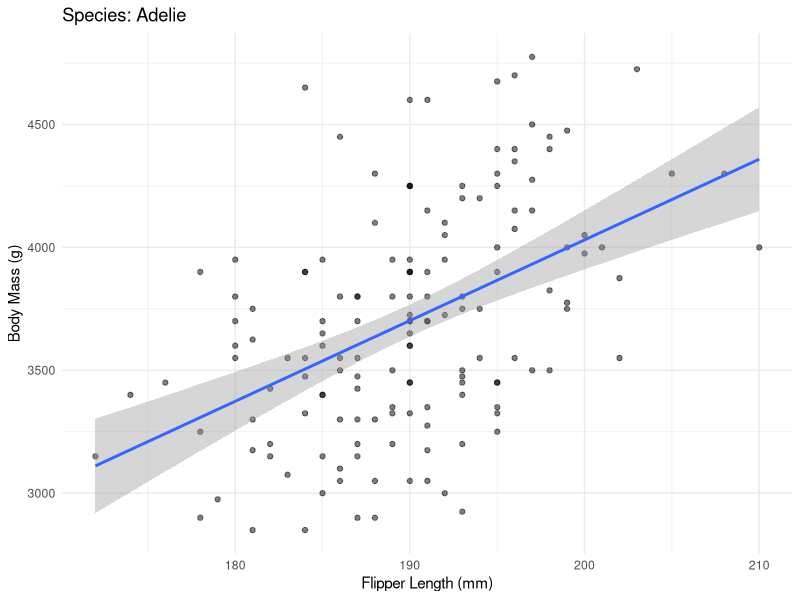
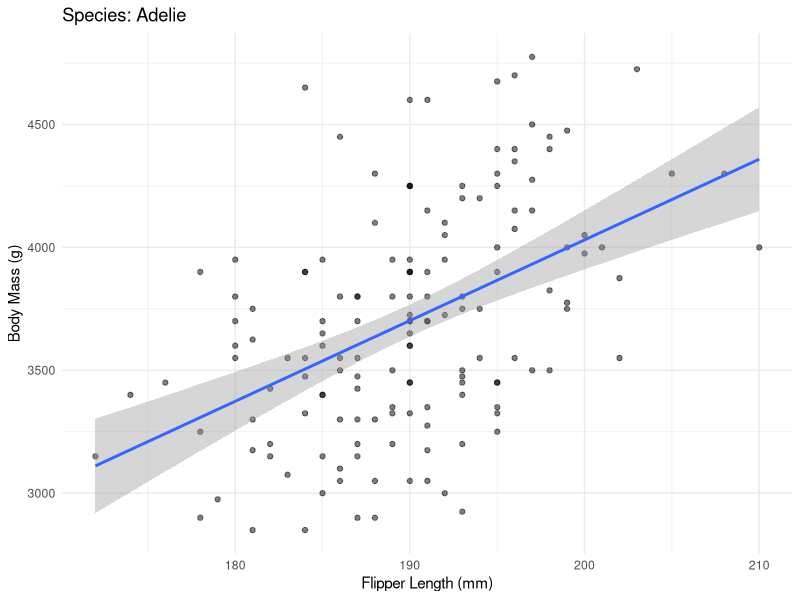
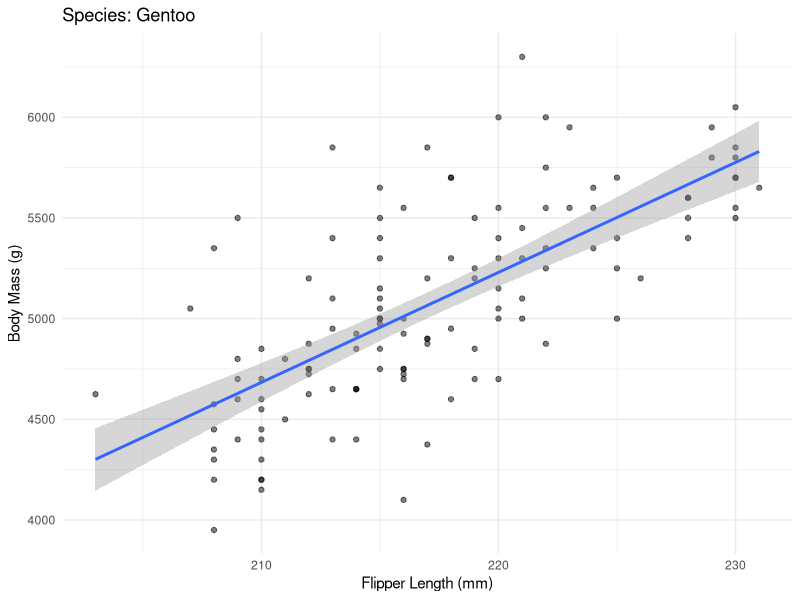
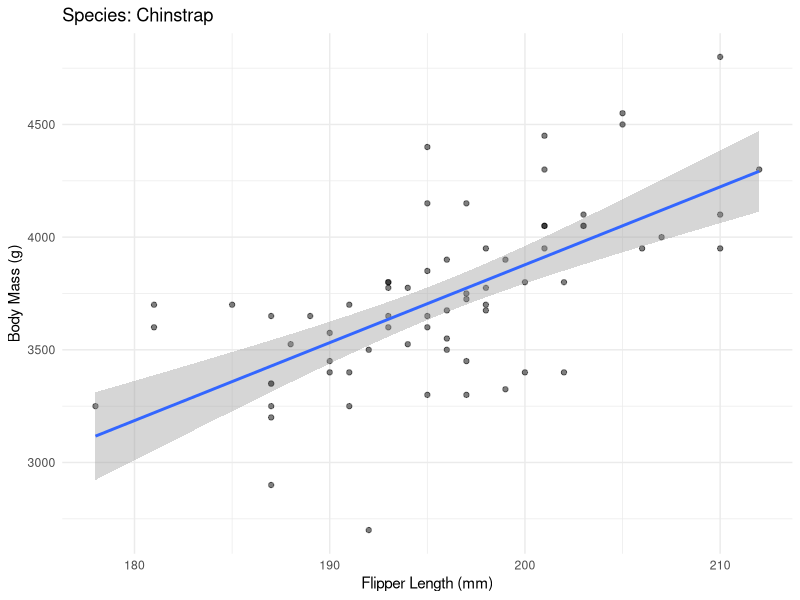

The R source for these figures, in order:
## ---- chunk 1
knitr::opts_chunk$set(echo = TRUE, message = FALSE, warning = FALSE)
## ---- chunk 2
library(tidyverse)
library(broom)  # for tidying model outputs

set.seed(42)
## ---- chunk 3
regular_data <- tibble(
  id = c("A", "B", "C"),
  value = c(10, 20, 30)
)

regular_data
## ---- chunk 4
data_with_list <- tibble(
  id = c("A", "B", "C"),
  measurements = list(
    c(10, 12, 11),
    c(20, 22, 21),
    c(30, 32, 31)
  )
)

data_with_list

# Access list column
data_with_list$measurements[[1]]
## ---- chunk 5
library(palmerpenguins)

# Regular data
penguins %>%
  head(6)

# Nested by species
nested_penguins <- penguins %>%
  group_by(species) %>%
  nest()

nested_penguins

# What's in the 'data' column?
nested_penguins$data[[1]]
## ---- chunk 6
# Nest only measurement columns
penguins %>%
  group_by(species, island) %>%
  nest(measurements = c(bill_length_mm, bill_depth_mm,
                        flipper_length_mm, body_mass_g))
## ---- chunk 7
# Go back to regular format
nested_penguins %>%
  unnest(data)

# Unnest and keep grouping
nested_penguins %>%
  unnest(data) %>%
  group_by(species) %>%
  summarise(mean_mass = mean(body_mass_g, na.rm = TRUE))
## ---- chunk 8
# Fit linear model for each species
penguin_models <- penguins %>%
  filter(!is.na(body_mass_g), !is.na(flipper_length_mm)) %>%
  group_by(species) %>%
  nest() %>%
  mutate(
    # Fit model to each group
    model = map(data, ~lm(body_mass_g ~ flipper_length_mm, data = .x)),
    # Extract model statistics
    glance = map(model, glance),
    # Extract coefficients
    tidy = map(model, tidy),
    # Get predictions
    augment = map2(model, data, augment)
  )

penguin_models
## ---- chunk 9
# R-squared for each species
penguin_models %>%
  unnest(glance) %>%
  select(species, r.squared, p.value, AIC)

# Coefficients for each species
penguin_models %>%
  unnest(tidy) %>%
  select(species, term, estimate, p.value)
## ---- chunk 10
# Simulate qPCR data from multiple experiments
generate_qpcr <- function(exp_id) {
  tibble(
    experiment = exp_id,
    gene = rep(c("ACTB", "GAPDH", "TP53", "BRCA1"), each = 3),
    replicate = rep(1:3, 4),
    ct_value = c(
      rnorm(3, 18, 0.3),   # ACTB
      rnorm(3, 19, 0.3),   # GAPDH
      rnorm(3, 24, 0.5),   # TP53
      rnorm(3, 26, 0.5)    # BRCA1
    )
  )
}

# Create data for 5 experiments
qpcr_data <- tibble(exp_id = paste0("Exp_", 1:5)) %>%
  mutate(data = map(exp_id, generate_qpcr))

qpcr_data

# Calculate delta-Ct for each experiment
qpcr_results <- qpcr_data %>%
  mutate(
    analysis = map(data, ~{
      .x %>%
        group_by(gene) %>%
        summarise(mean_ct = mean(ct_value)) %>%
        mutate(
          reference_ct = mean_ct[gene == "ACTB"],
          delta_ct = mean_ct - reference_ct,
          fold_change = 2^(-delta_ct)
        )
    })
  )

# View results
qpcr_results %>%
  select(exp_id, analysis) %>%
  unnest(analysis) %>%
  filter(gene %in% c("TP53", "BRCA1"))
## ---- chunk 11
# Create plot for each species
penguin_plots <- penguins %>%
  filter(!is.na(body_mass_g), !is.na(flipper_length_mm)) %>%
  group_by(species) %>%
  nest() %>%
  mutate(
    plot = map2(data, species, ~{
      ggplot(.x, aes(x = flipper_length_mm, y = body_mass_g)) +
        geom_point(alpha = 0.5) +
        geom_smooth(method = "lm") +
        labs(title = paste("Species:", .y),
             x = "Flipper Length (mm)",
             y = "Body Mass (g)") +
        theme_minimal()
    })
  )

# View a plot
penguin_plots$plot[[1]]

# Save all plots
walk2(penguin_plots$plot, penguin_plots$species,
      ~ggsave(paste0("penguin_", .y, ".png"), .x, width = 6, height = 4))
## ---- chunk 12
# Simulate bacterial growth for multiple strains and conditions
growth_data <- expand_grid(
  strain = c("WT", "mutant_A", "mutant_B"),
  antibiotic = c("none", "low", "high"),
  replicate = 1:3
) %>%
  mutate(
    data = pmap(list(strain, antibiotic, replicate), function(s, a, r) {
      # Simulate different growth patterns
      baseline <- if_else(s == "WT", 1.5, if_else(s == "mutant_A", 1.0, 1.8))
      effect <- case_when(
        a == "none" ~ 1.0,
        a == "low" ~ if_else(s == "mutant_B", 0.9, 0.6),
        a == "high" ~ if_else(s == "mutant_B", 0.7, 0.2)
      )

      tibble(
        time_hr = seq(0, 24, by = 2),
        od600 = 0.05 + baseline * effect * (1 - exp(-0.3 * time_hr)) +
                rnorm(13, 0, 0.05)
      ) %>%
        mutate(od600 = pmax(od600, 0.05))
    })
  )

growth_data

# Calculate max growth rate for each
growth_summary <- growth_data %>%
  mutate(
    max_od = map_dbl(data, ~max(.x$od600)),
    time_to_max = map_dbl(data, ~.x$time_hr[which.max(.x$od600)])
  )

growth_summary %>%
  select(strain, antibiotic, replicate, max_od, time_to_max)
## ---- chunk 13
# Nest at multiple levels
multi_nested <- penguins %>%
  filter(!is.na(body_mass_g)) %>%
  group_by(species, island) %>%
  nest() %>%
  group_by(species) %>%
  nest(island_data = c(island, data))

multi_nested

# Access deeply nested data
multi_nested$island_data[[1]]
multi_nested$island_data[[1]]$data[[1]]
## ---- chunk 14
# Simulate 96-well plate data for multiple plates
simulate_plate <- function(plate_id, treatment) {
  tibble(
    plate = plate_id,
    treatment = treatment,
    well = paste0(rep(LETTERS[1:8], each = 12), rep(1:12, 8)),
    row = rep(LETTERS[1:8], each = 12),
    col = rep(1:12, 8),
    absorbance = rnorm(96, mean = 0.5 + treatment * 0.3, sd = 0.05) +
                 ifelse(row %in% c("A", "H") | col %in% c(1, 12), -0.1, 0)
  )
}

# Multiple plates with different treatments
plate_data <- tibble(
  plate_id = paste0("Plate_", 1:6),
  treatment_level = rep(c(0, 0.5, 1.0), each = 2)
) %>%
  mutate(
    data = map2(plate_id, treatment_level, simulate_plate),

    # Calculate statistics for each plate
    stats = map(data, ~{
      .x %>%
        summarise(
          mean_abs = mean(absorbance),
          median_abs = median(absorbance),
          cv = sd(absorbance) / mean(absorbance) * 100
        )
    }),

    # Identify edge wells
    edge_effect = map(data, ~{
      edge <- filter(.x, row %in% c("A", "H") | col %in% c(1, 12))
      inner <- filter(.x, !row %in% c("A", "H"), !col %in% c(1, 12))
      t.test(edge$absorbance, inner$absorbance)$p.value
    })
  )

# Summary results
plate_data %>%
  select(plate_id, treatment_level, stats, edge_effect) %>%
  unnest(stats)
## ---- chunk 15
# Complete analysis pipeline
analysis_pipeline <- penguins %>%
  filter(!is.na(body_mass_g), !is.na(flipper_length_mm)) %>%

  # Nest by species
  group_by(species) %>%
  nest() %>%

  # Multiple operations on each group
  mutate(
    # Sample size
    n = map_int(data, nrow),

    # Summary statistics
    summary = map(data, ~{
      .x %>%
        summarise(
          mean_mass = mean(body_mass_g),
          sd_mass = sd(body_mass_g),
          mean_flipper = mean(flipper_length_mm)
        )
    }),

    # Correlation
    correlation = map_dbl(data, ~{
      cor(.x$body_mass_g, .x$flipper_length_mm, use = "complete.obs")
    }),

    # Model
    model = map(data, ~lm(body_mass_g ~ flipper_length_mm, data = .x)),

    # Model stats
    model_stats = map(model, glance),

    # Plot
    plot = map2(data, species, ~{
      ggplot(.x, aes(x = flipper_length_mm, y = body_mass_g)) +
        geom_point(alpha = 0.5) +
        geom_smooth(method = "lm", se = TRUE) +
        labs(title = .y) +
        theme_minimal()
    })
  )

# View comprehensive results
analysis_pipeline %>%
  select(species, n, summary, correlation, model_stats) %>%
  unnest(c(summary, model_stats))
## ---- chunk 16
# Complex nested structure
complex_data <- tibble(
  id = c("A", "B", "C"),
  results = list(
    list(mean = 10, sd = 2, n = 5),
    list(mean = 20, sd = 3, n = 6),
    list(mean = 30, sd = 4, n = 7)
  )
)

complex_data

# Extract specific elements
complex_data %>%
  hoist(results,
        mean = "mean",
        sample_size = "n")
## ---- chunk 17
# Sample data with vectors in list column
sample_data <- tibble(
  sample = c("S1", "S2", "S3"),
  replicates = list(
    c(10, 12, 11),
    c(20, 22, 21),
    c(30, 32, 31)
  )
)

sample_data

# Unnest to long format
sample_data %>%
  unnest_longer(replicates)

# With indices
sample_data %>%
  unnest_longer(replicates, indices_to = "replicate_number")
## ---- chunk 18
# Simulate multi-omics data for samples
samples <- tibble(
  sample_id = paste0("Sample_", 1:5),

  # RNA-seq data
  rnaseq = map(1:5, ~{
    tibble(
      gene = paste0("Gene_", 1:10),
      expression = rnorm(10, 100 + .x * 10, 20)
    )
  }),

  # Proteomics data
  proteomics = map(1:5, ~{
    tibble(
      protein = paste0("Protein_", 1:8),
      abundance = rnorm(8, 50 + .x * 5, 10)
    )
  }),

  # Metabolomics data
  metabolomics = map(1:5, ~{
    tibble(
      metabolite = paste0("Metabolite_", 1:12),
      concentration = rnorm(12, 25 + .x * 3, 5)
    )
  })
)

samples

# Calculate summary for each omics layer
omics_summary <- samples %>%
  mutate(
    rnaseq_mean = map_dbl(rnaseq, ~mean(.x$expression)),
    protein_mean = map_dbl(proteomics, ~mean(.x$abundance)),
    metabolite_mean = map_dbl(metabolomics, ~mean(.x$concentration))
  )

omics_summary %>%
  select(sample_id, rnaseq_mean, protein_mean, metabolite_mean)
## ---- chunk 19
# Some operations might fail
risky_data <- tibble(
  id = c("A", "B", "C", "D"),
  values = list(
    c(1, 2, 3, 4, 5),
    c(2, 3, 4, 5, 6),
    c(NA, NA, NA),      # Will cause problems
    c(4, 5, 6, 7, 8)
  )
)

# Use possibly() to handle errors
safe_mean <- possibly(mean, otherwise = NA_real_)

risky_data %>%
  mutate(
    mean_value = map_dbl(values, safe_mean),
    has_na = map_lgl(values, ~any(is.na(.x)))
  )
## ---- chunk 20
# Remove created files
file.remove(list.files(pattern = "penguin_.*\\.png"))
